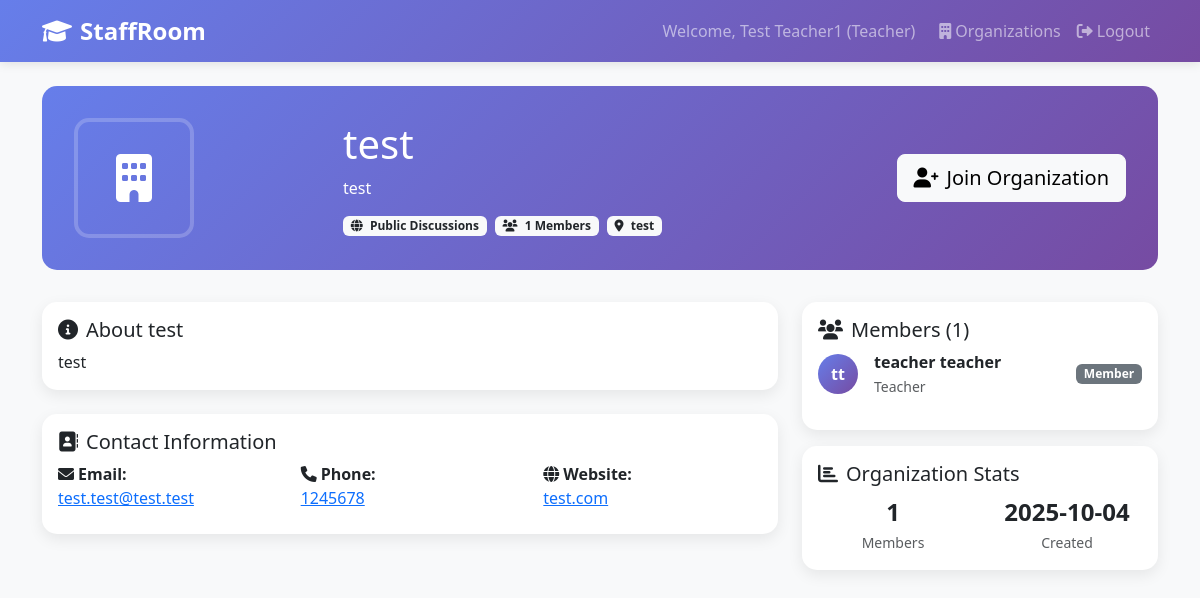
Page /organization/2 (signed in) on the earlier database version.
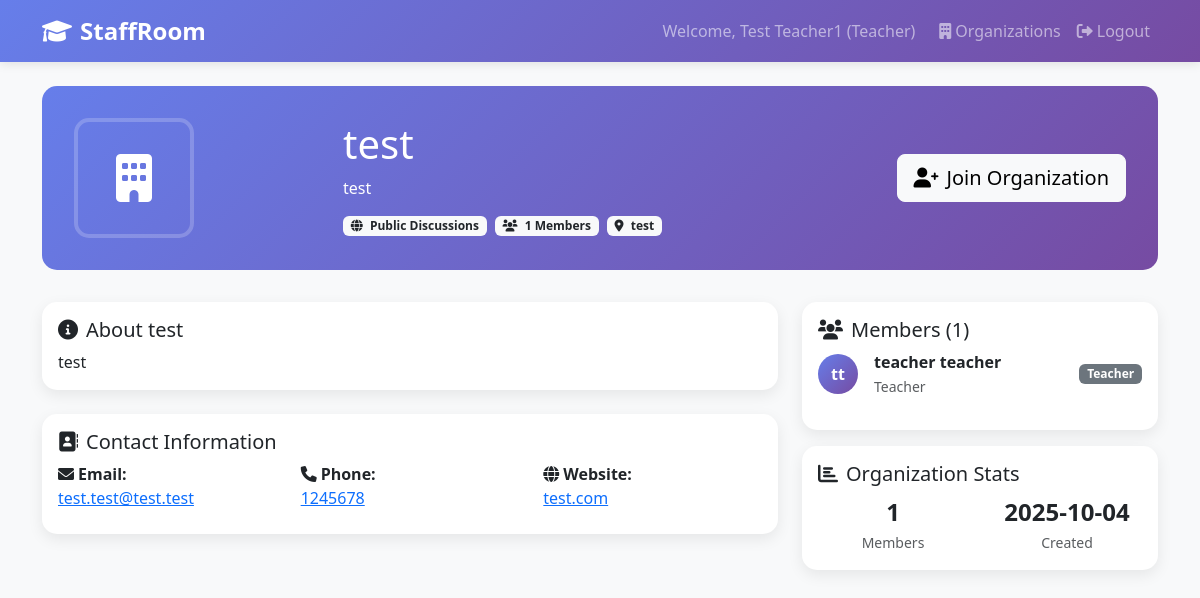
Same page on the later database version.
### tables this page shows
CREATE TABLE "organization_memberships" (
    id INTEGER PRIMARY KEY AUTOINCREMENT,
    organization_id INTEGER NOT NULL,
    user_id INTEGER NOT NULL,
    role TEXT DEFAULT 'teacher' CHECK (role IN ('owner', 'admin', 'teacher', 'student')),
    joined_at TIMESTAMP DEFAULT CURRENT_TIMESTAMP,
    FOREIGN KEY (organization_id) REFERENCES organizations (id),
    FOREIGN KEY (user_id) REFERENCES users (id),
    UNIQUE(organization_id, user_id)
);

CREATE TABLE users (
                id INTEGER PRIMARY KEY AUTOINCREMENT,
                username TEXT UNIQUE NOT NULL,
                email TEXT UNIQUE NOT NULL,
                password_hash TEXT NOT NULL,
                first_name TEXT NOT NULL,
                last_name TEXT NOT NULL,
                user_type TEXT NOT NULL CHECK (user_type IN ('teacher', 'student', 'admin')),
                created_at TIMESTAMP DEFAULT CURRENT_TIMESTAMP,
                is_active BOOLEAN DEFAULT 1
            , phone_number TEXT, profile_photo_path TEXT, bio TEXT, grade INTEGER);

### web_app.py (the view)
@app.route('/organization/<int:org_id>')
def organization_detail(org_id):
    if 'user_id' not in session:
        return redirect(url_for('login'))
    organization = db.get_organization_by_id(org_id)
    if not organization:
        return "Organization not found", 404
    members = db.get_organization_members(org_id)
    user_membership = db.is_organization_member(org_id, session['user_id'])
    return render_template('organization_detail.html',
                         organization=organization,
                         members=members,
                         user_membership=user_membership,
                         is_org_admin=user_membership and user_membership['role'] == 'admin')

### web_app.py (called while the page is built)
    def get_connection(self):
        if self.db_path.startswith('postgresql://'):
            import psycopg2
            from psycopg2.extras import RealDictCursor
            conn = psycopg2.connect(self.db_path, cursor_factory=RealDictCursor)
        else:
            db_file = self.db_path.replace('sqlite:///', '')
            conn = sqlite3.connect(db_file)
            conn.row_factory = sqlite3.Row
        return conn

    def get_organization_by_id(self, org_id):
        conn = self.get_connection()
        cursor = conn.execute("""
            SELECT o.*, u.first_name, u.last_name
            FROM organizations o
            JOIN users u ON o.created_by = u.id
            WHERE o.id = ?
        """, (org_id,))
        organization = cursor.fetchone()
        conn.close()
        return dict(organization) if organization else None

### templates/organization_detail.html (shortened to what the changed rows need)
<!DOCTYPE html>
<html lang="en">
<head>
    <link href="https://cdn.jsdelivr.net/npm/bootstrap@5.3.0/dist/css/bootstrap.min.css" rel="stylesheet">
    <link href="https://cdnjs.cloudflare.com/ajax/libs/font-awesome/6.0.0/css/all.min.css" rel="stylesheet">
</head>
<body>
    <div class="container mt-4">
        <div class="organization-header">
            <div class="row align-items-center">
                <div class="col-md-6">
                    <h1 class="mb-2">{{ organization.name }}</h1>
                </div>
            </div>
        </div>
        <div class="row">
            <div class="col-md-4">
                <div class="card">
                    <div class="card-body">
                        {% if members %}
                            <div class="members-list">
                                {% for member in members %}
                                <div class="d-flex align-items-center mb-3">
                                    <div class="member-avatar me-3">
                                        {{ member.first_name[0] }}{{ member.last_name[0] }}
                                    </div>
                                    <div class="flex-grow-1">
                                        <div class="fw-bold">{{ member.first_name }} {{ member.last_name }}</div>
                                        <small class="text-muted">{{ member.user_type.title() }}</small>
                                    </div>
                                    <span class="badge bg-secondary">{{ member.role.title() }}</span>
                                </div>
                                {% endfor %}
                            </div>
                        {% else %}
                            <p class="text-muted">No members yet.</p>
                        {% endif %}
                    </div>
                </div>
            </div>
        </div>
    </div>
</body>
</html>

Differences in the rows shown:
changed organization_memberships "Teacher": role "Member" → "Teacher"
